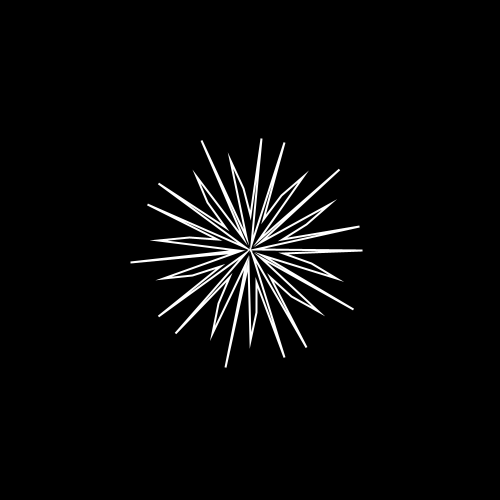
Frame 1 (no input)
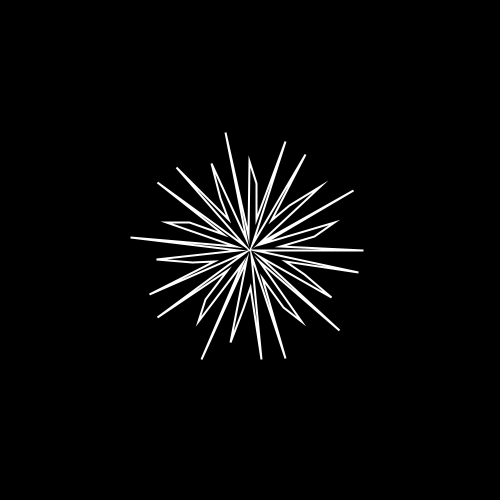
Frame 60 (the mouse pressed at the canvas centre just before this capture)
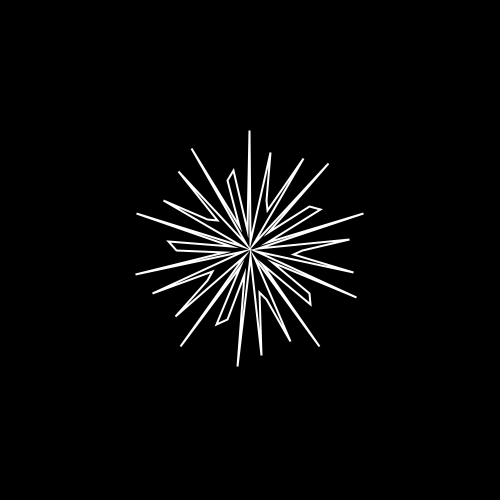
Frame 120 (the mouse held since frame 60 and released just before this capture)

The Processing sketch that drew these frames (run headless with seeded random() and noise(); from frame 60 on, the mouse is pressed at the canvas centre):

// Processing sketch: sketch_181111g
// ── sketch_181111g.pde
void setup() {
  size(500, 500);
}

void draw() {
  background(0);
  //float r = 100;
  float cx = width/2;
  float cy = height/2;
  noFill();
  stroke(255);
  strokeWeight(2);
  beginShape();
  for (int i = 0; i <= 360; i = i + 6) { 
    float deg = millis() / 3.5 + i * 85;
    float mrad = radians(deg);
    float pingPong = sin(mrad);
    float r = map(pingPong, -1.0, 1.0, 5.4, 120.0);
    float rad = radians(i);
    float x = cx + sin(rad) * r;
    float y = cy + cos(rad) * r;
    vertex(x, y);
  }
  endShape(CLOSE);
}
